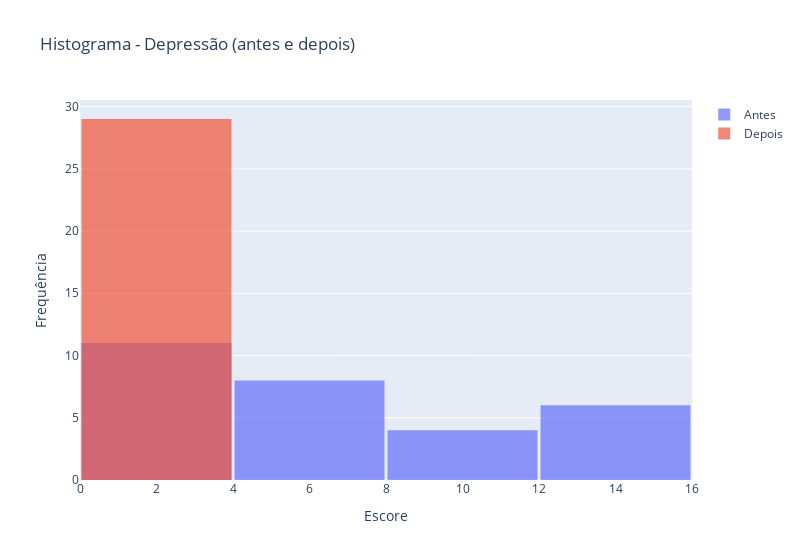
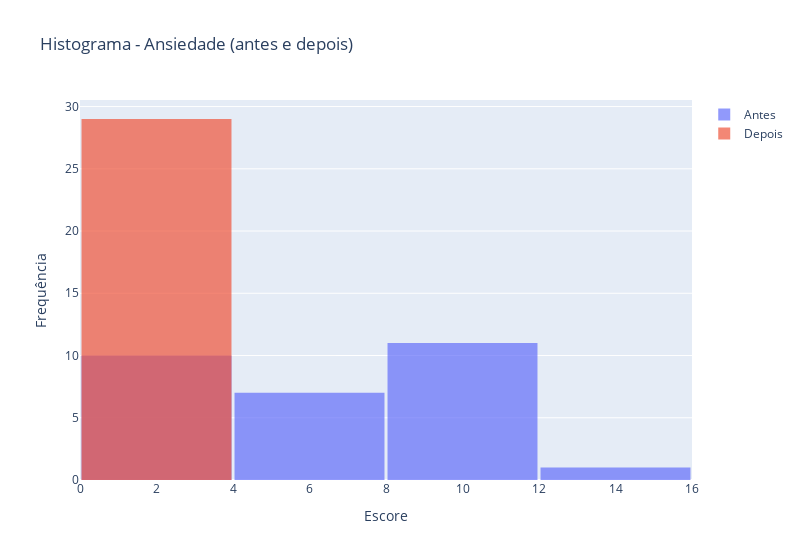
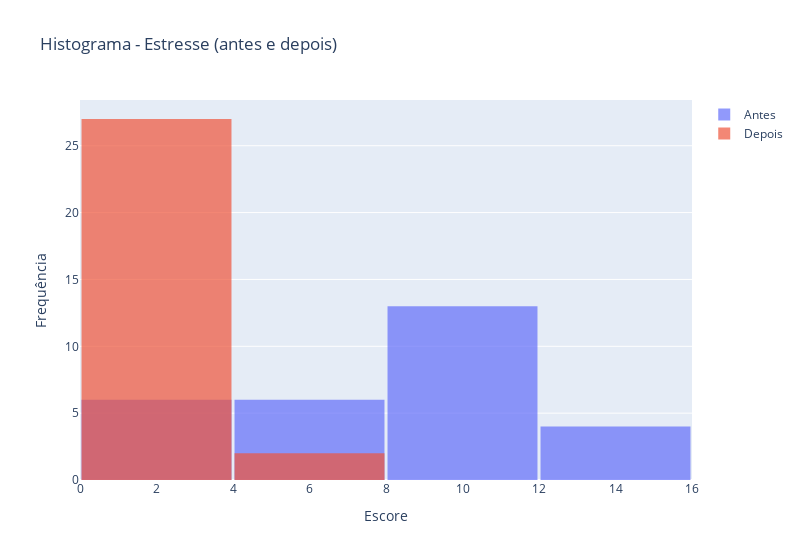

Write notebook code for charts like these, in order.
### Markdown cell above
### Histogramas DASS21

### Code cell
escores_dass = [
    { 
        "titulo": "Histograma - Depressão (antes e depois)",
        "antes": 'escore_depressao_antes',
        "depois": 'escore_depressao_depois',
    },
    { 
        "titulo": "Histograma - Ansiedade (antes e depois)",
        "antes": 'escore_ansiedade_antes',
        "depois": 'escore_ansiedade_depois',
    },
    { 
        "titulo": "Histograma - Estresse (antes e depois)",
        "antes": 'escore_estresse_antes',
        "depois": 'escore_estresse_depois',
    }
]

for escore in escores_dass:
    fig = histograma_escore(df_dass, escore['titulo'], escore['antes'], escore['depois'])
    fig.show()

### Figure 1 — Plotly figure (JSON) as saved in the notebook; plotly's stock layout.template omitted (floating-point values rounded to 4 significant figures)
{"data": [{"name": "Antes", "opacity": 0.7, "type": "histogram", "x": [0, 9, 0, 2, 4, 12, 3, 3, 4, 4, 0, 13, 0, 2, 5, 6, 3, 8, 0, 2, 12, 7, 9, 15, 8, 5, 15, 14, 4], "xbins": {"end": 15, "size": 4, "start": 0}}, {"name": "Depois", "opacity": 0.7, "type": "histogram", "x": [0, 1, 0, 1, 0, 3, 0, 0, 1, 1, 1, 0, 0, 0, 0, 0, 1, 0, 0, 0, 0, 0, 1, 2, 1, 0, 0, 2, 2], "xbins": {"end": 15, "size": 4, "start": 0}}], "layout": {"bargap": 0.01, "bargroupgap": 0.01, "barmode": "overlay", "title": {"text": "Histograma - Depressão (antes e depois)"}, "width": 800, "xaxis": {"title": {"text": "Escore"}}, "yaxis": {"title": {"text": "Frequência"}}}}

### Figure 2 — Plotly figure (JSON) as saved in the notebook; plotly's stock layout.template omitted (floating-point values rounded to 4 significant figures)
{"data": [{"name": "Antes", "opacity": 0.7, "type": "histogram", "x": [1, 3, 0, 1, 4, 8, 4, 8, 6, 0, 2, 8, 0, 1, 1, 6, 8, 6, 1, 5, 9, 9, 5, 8, 11, 9, 14, 9, 10], "xbins": {"end": 14, "size": 4, "start": 0}}, {"name": "Depois", "opacity": 0.7, "type": "histogram", "x": [0, 0, 0, 0, 0, 1, 0, 0, 0, 0, 0, 0, 0, 0, 0, 0, 0, 0, 0, 0, 0, 0, 0, 2, 1, 2, 0, 2, 3], "xbins": {"end": 14, "size": 4, "start": 0}}], "layout": {"bargap": 0.01, "bargroupgap": 0.01, "barmode": "overlay", "title": {"text": "Histograma - Ansiedade (antes e depois)"}, "width": 800, "xaxis": {"title": {"text": "Escore"}}, "yaxis": {"title": {"text": "Frequência"}}}}

### Figure 3 — Plotly figure (JSON) as saved in the notebook; plotly's stock layout.template omitted (floating-point values rounded to 4 significant figures)
{"data": [{"name": "Antes", "opacity": 0.7, "type": "histogram", "x": [4, 5, 0, 1, 10, 9, 9, 9, 6, 2, 9, 11, 0, 1, 5, 12, 9, 11, 1, 5, 10, 10, 13, 11, 14, 11, 15, 6, 11], "xbins": {"end": 15, "size": 4, "start": 0}}, {"name": "Depois", "opacity": 0.7, "type": "histogram", "x": [0, 0, 0, 0, 0, 3, 0, 0, 0, 0, 1, 0, 0, 0, 0, 0, 0, 0, 0, 0, 0, 0, 1, 2, 4, 3, 0, 1, 4], "xbins": {"end": 15, "size": 4, "start": 0}}], "layout": {"bargap": 0.01, "bargroupgap": 0.01, "barmode": "overlay", "title": {"text": "Histograma - Estresse (antes e depois)"}, "width": 800, "xaxis": {"title": {"text": "Escore"}}, "yaxis": {"title": {"text": "Frequência"}}}}
